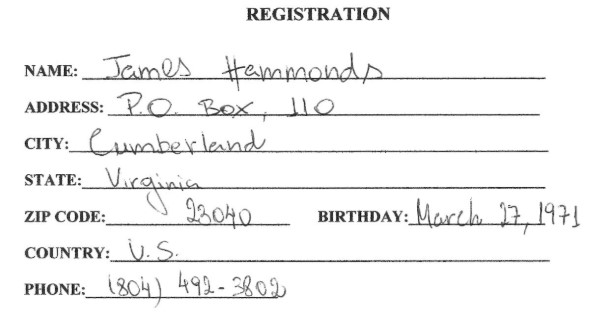
#> input picture Project_v2/document.jpg, 615 x 335 px
$ jupyter execute --allow-errors final2.ipynb
#> lines starting #> are read from the running program, lines starting #| are printed output that depends on the picture; after the words box and inside, x2 and y2 are one past the last pixel; in counts of white or black regions, pixels touching at a corner belong together; long printed decimals are rounded
[cell 1]
import cv2
import numpy as np
from skimage.filters import threshold_otsu
import matplotlib.pyplot as plt

[cell 2]
def removeLines(img):
#> called with img = 'document.jpg'
    image= cv2.imread(img,0) # reads image as grayscale
#> image is the input picture: shape (335, 615); min 17, max 255, mean 244

    # use gaussian filter to smooth the image
    binary= cv2.GaussianBlur(image,(3,3),10)
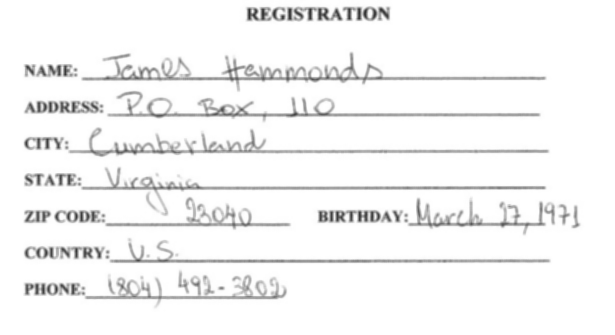
#> binary: shape (335, 615); min 46, max 255, mean 244


    # use otsu thresholding for accurate conversion to binary image
    thresh = threshold_otsu(image)
#> thresh = 182
    binary = image > thresh
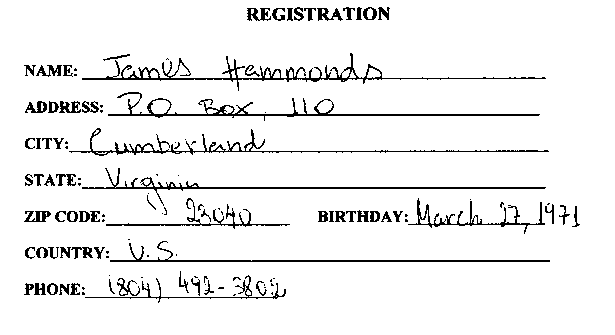
#> binary: shape (335, 615) bool; 93.7% white; black in thin lines or dots, all inside (x1, y1, x2, y2) = (24, 7, 580, 303)
    # convert binary image to uint8 with 255 as white and 0 as black
    binary = binary.astype(np.uint8)*255
    binary_inv = cv2.bitwise_not(binary)
    # Identifying the horizontal lines
    horizontal_kernel = cv2.getStructuringElement(cv2.MORPH_RECT, (50, 1))
    detected_lines = cv2.morphologyEx(binary_inv, cv2.MORPH_OPEN,
    horizontal_kernel, iterations=1)
#> detected_lines: shape (335, 615); 2% white in thin lines or dots, all inside (x1, y1, x2, y2) = (70, 78, 551, 298)

    # dialate the detected lines
    detected_lines = cv2.dilate(detected_lines, np.ones((3,2)), iterations=1)
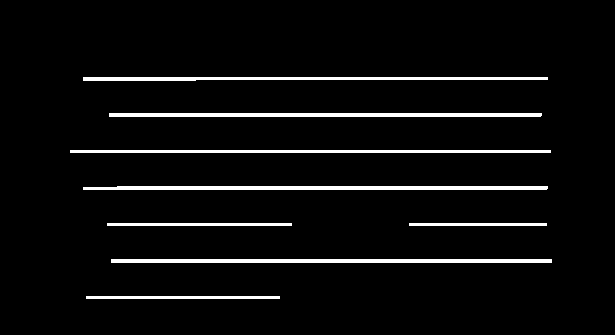
#> detected_lines: shape (335, 615); 4.8% white; 8 white regions, largest, box (x1, y1, x2, y2) and area: (83, 186, 548, 190) 1825, (111, 259, 552, 263) 1764, (109, 113, 542, 117) 1731

    # GaussianBlur the detected lines
    detected_lines= cv2.GaussianBlur(detected_lines,(3,3),10)
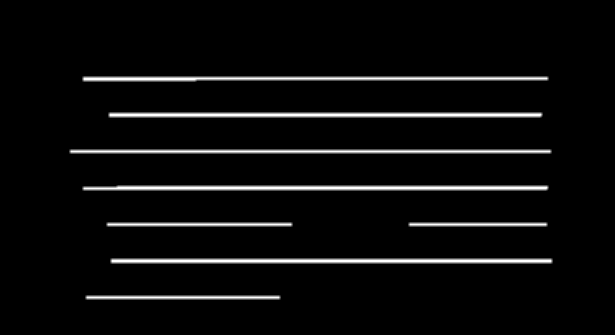
#> detected_lines: shape (335, 615); min 0, max 255, mean 12.2
    detected_lines_inv = cv2.bitwise_not(detected_lines)
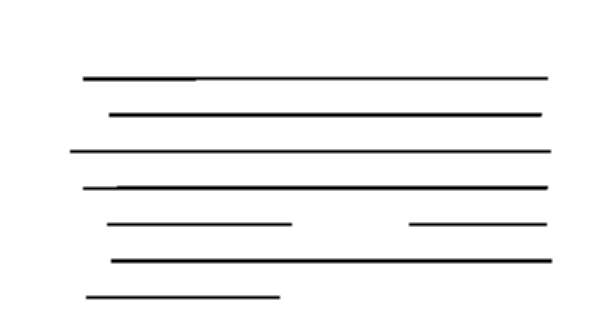
#> detected_lines_inv: shape (335, 615); min 0, max 255, mean 242.8

    plt.imshow(detected_lines, cmap='gray')
    plt.title('Detected Lines')
    plt.axis('off')
    plt.show()

    newimg= cv2.inpaint(image,detected_lines,2,cv2.INPAINT_TELEA)
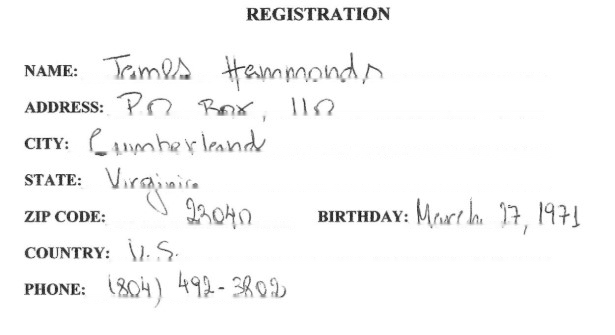
#> newimg: shape (335, 615); min 17, max 255, mean 247.8
    plt.imshow(newimg, cmap='gray',)
    plt.title('Inpainted Image')
    plt.axis('off')
    plt.show()

    # Save the inpainted image
    output1_path = 'output1.jpg'
    cv2.imwrite(output1_path, newimg)
    print("Inpainted image saved as:", output1_path)

    return newimg

[cell 3]
preprocessed=removeLines('document.jpg')

[cell 4]
import cv2
import numpy as np
import matplotlib.pyplot as plt

def text_segmentation(image_path):
    # Load the image
#> called with image_path = 'output1.jpg'
    image = cv2.imread(image_path)
#> image: shape (335, 615, 3); min 16, max 255, mean 247.7

    # Convert the image to grayscale
    gray = cv2.cvtColor(image, cv2.COLOR_BGR2GRAY)

    # Apply thresholding to obtain a binary image
    _, binary = cv2.threshold(gray, 0, 255, cv2.THRESH_BINARY_INV + cv2.THRESH_OTSU)
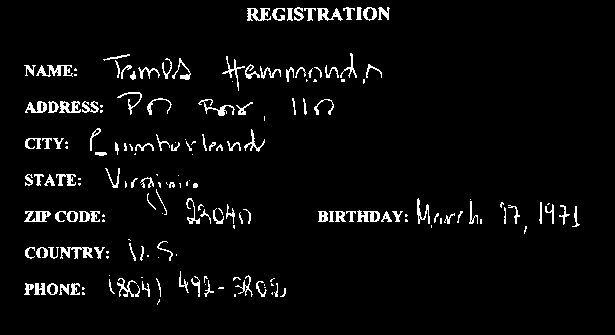
#> binary: shape (335, 615); 4.1% white in thin lines or dots, all inside (x1, y1, x2, y2) = (24, 7, 580, 305)

    # Find connected components
    num_labels, labels, stats, centroids = cv2.connectedComponentsWithStats(binary, connectivity=8)
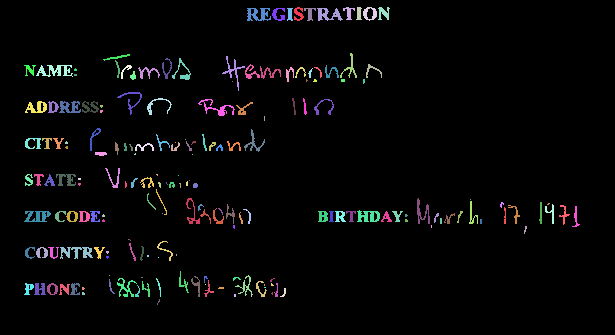
#> labels: shape (335, 615) int32; 186 distinct labels, from 0 to 185; one colour per label, 0 black
#> num_labels = 186; stats = 186 rows, first 6: [0, 0, 615, 335, 197546], [294, 7, 10, 14, 79], [343, 7, 12, 13, 67], [356, 7, 6, 13, 55], [363, 7, 14, 14, 100], [378, 7, 12, 13, 89]; centroids = 186 pairs, first value 28.17 to 575.5, second value 12.24 to 301.4

    # Initialize list to store word bounding boxes
    word_boxes = []
    for label in range(1, num_labels):
        x, y, w, h, area = stats[label]
        if area < 1:
            continue
        word_boxes.append((x, y, w, h))
        cv2.rectangle(image, (x, y), (x + w, y + h), (0, 255, 0), 2)
#> this loop made 185 passes
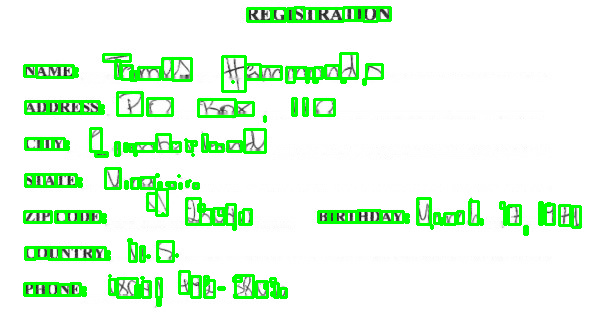
#> image: shape (335, 615, 3); mean B, G, R 228, 250.8, 228
#> after the loop, word_boxes = 185 items, first 6: (294, 7, 10, 14), (343, 7, 12, 13), (356, 7, 6, 13), (363, 7, 14, 14), (378, 7, 12, 13), (247, 8, 24, 13)

    plt.imshow(cv2.cvtColor(image, cv2.COLOR_BGR2RGB))
    plt.title('Segmented Text with Bounding Boxes')
    plt.axis('off')

    # Save the displayed image
    output2_path = 'output2.jpg'
    plt.savefig(output2_path)
    print("Segmented image with bounding boxes saved as:", output2_path)

    # Show the displayed image
    plt.show()

    # Save the segmented image with bounding boxes
    cv2.imwrite('output2_opencv.jpg', cv2.cvtColor(image, cv2.COLOR_BGR2RGB))
    print("Segmented image with bounding boxes saved as: output2_opencv.jpg")

    return word_boxes

[cell 5]
word_boxes=text_segmentation("output1.jpg");

[cell 6]
from sklearn.cluster import KMeans
import numpy as np

# Sample list of boxes in the format (x,y,w,h)
boxes = word_boxes
#> boxes has the same summary as word_boxes in text_segmentation

# Convert box coordinates to numpy array
box_coords = np.array([[x, y] for x, y, _, _ in boxes])
#> box_coords = 185 pairs, first value 24 to 572, second value 7 to 299

# Perform KMeans clustering for x-coordinates
kmeans_x = KMeans(n_clusters=3, random_state=0).fit(box_coords[:, 0].reshape(-1, 1))

# Get the labels assigned to each box for x-coordinates
x_labels = kmeans_x.labels_
#> x_labels = 185 values, max 2 at index 0, min 0 at index 4, mean 1.24

# Group boxes according to their x-coordinate labels
grouped_boxes = {}
for label, box in zip(x_labels, boxes):
    if label not in grouped_boxes:
        grouped_boxes[label] = []
    grouped_boxes[label].append(box)
#> this loop made 185 passes
#> (label, box) on passes 1 to 3: (2, (294, 7, 10, 14)), (2, (343, 7, 12, 13)), (2, (356, 7, 6, 13))
#> after the loop, grouped_boxes = 3 items

# For each group of boxes, perform clustering for y-coordinates
final_grouped_boxes = {}
for key, group in grouped_boxes.items():
    box_coords_y = np.array([[x, y] for x, y, _, _ in group])
    kmeans_y = KMeans(n_clusters=2, random_state=0).fit(box_coords_y[:, 1].reshape(-1, 1))
    y_labels = kmeans_y.labels_
    for sub_label, sub_box in zip(y_labels, group):
        final_grouped_boxes.setdefault((key, sub_label), []).append(sub_box)
#> this loop made 3 passes
#> key on passes 1 to 3: 2, 0, 1
#> after the loop, final_grouped_boxes = 6 items

print(final_grouped_boxes)
#> (printed output is left out)

[cell 7]
def findAverageWidth(word_boxes):
    # Initialize list to store the width of each word
    word_widths = []

    # Iterate over each word bounding box
    for box in word_boxes:
        x, y, w, h = box
        word_widths.append(w)
#> this loop made 185 passes
#> after the loop, word_widths = 185 values, max 37 at index 17, min 1 at index 35, mean 8.9

    # Calculate the average width of the words
    average_width = sum(word_widths) / len(word_widths)
#> average_width = 8.9

    return average_width

[cell 8]
half_width = findAverageWidth(word_boxes) / 2
#> half_width = 4.45
print("Half of the average width of the words:", half_width)
#| Half of the average width of the words: 4.451

[cell 9]
from more_itertools import split_when

def get_y_center(b):
#> called with b = (294, 7, 10, 14)
    up, down= b[0], b[2]
#> up = 294; down = 10
    return (up + down) / 2

def not_vertically_overlapping(b1, b2):
    up1, down1 = b1[0], b1[2]
    up2, down2 = b2[0], b2[2]
    return down1 < up2 or (down1 - up2) < (up2 - up1)

def groupbyrow(boxes):
    sorted_boxes = sorted(boxes, key=get_y_center)
#> sorted_boxes = 185 items, first 6: (25, 174, 8, 12), (24, 283, 10, 12), (25, 247, 10, 12), (24, 65, 12, 11), (25, 138, 16, 11), (34, 174, 10, 12)
    return list(split_when(sorted_boxes, not_vertically_overlapping))

[cell 10]
rows = groupbyrow(word_boxes)
#> rows = 185 items
print(rows)
#> (printed output is left out)
import matplotlib.colors as mcolors

def draw_box(box, colour):
    u,l,d,r = box
    xs = [l, r, r, l, l]
    ys = [u, u, d, d, u]
    plt.plot(xs, ys, colour)

colours = list(mcolors.CSS4_COLORS.keys())

#> (the rest of this cell did not finish here and is left out)

[cell 11]
def combineLetterIntoWords(boxes):
    half_width = findAverageWidth(boxes) / 2
#> the loop in findAverageWidth (call 2), `for box in word_boxes:` made 185 passes
    words = []

    # group boxes by x-coordinate
    grouped_boxes = {}

[cell 12]
combineLetterIntoWords(word_boxes)

[cell 13]
def drawBoundingBoxes(image_path, boxes, output_path):
    # Load the image
#> called with image_path = 'output1.jpg', output_path = 'output3.jpg'
    image = cv2.imread(image_path)

    # Draw bounding boxes around the words
    for word in boxes:
        x, y, w, h = word[0]
        cv2.rectangle(image, (x, y), (word[-1][0] + word[-1][2], word[-1][1] + word[-1][3]), (0, 255, 0), 2)

    # Save the image with bounding boxes
    cv2.imwrite(output_path, image)
    print("Image with bounding boxes saved as:", output_path)

#> (the rest of this cell did not finish here and is left out)

[cell 14]
# display the word boxes using plt

def display_word_boxes(image_path, word_boxes):
    # Load the image
#> called with image_path = 'output1.jpg'
    word_boxes.sort(key=lambda x: (x[1]*10+x[0]))
    # [13 lines of commented-out code are left out]
    print(word_boxes)
    image = cv2.imread(image_path)

    # Draw bounding boxes around the words
    for box in word_boxes[:35]:
        x, y, w, h = box
        cv2.rectangle(image, (x, y), (x + w, y + h), (0, 255, 0), 2)
#> this loop made 35 passes
#> box on passes 1 to 12: (247, 8, 24, 13), (272, 8, 13, 13), (294, 7, 10, 14), (287, 8, 6, 13), (304, 8, 12, 13), (317, 8, 26, 13), (343, 7, 12, 13), (356, 7, 6, 13), (363, 7, 14, 14), (378, 7, 12, 13), (103, 54, 27, 7), (24, 65, 12, 11)
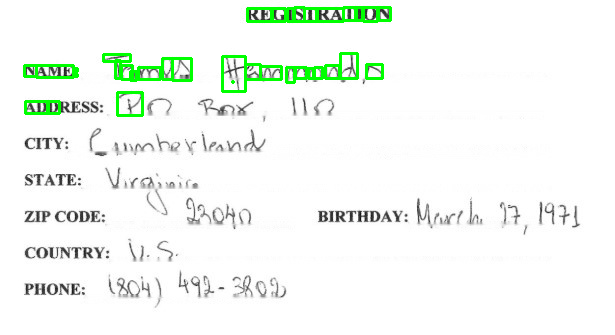
#> image: shape (335, 615, 3); mean B, G, R 242.4, 248.5, 242.4

    # Display the image
    plt.imshow(cv2.cvtColor(image, cv2.COLOR_BGR2RGB))
    plt.title('Segmented Words with Bounding Boxes')
    plt.axis('off')
    plt.show()

display_word_boxes("output1.jpg", word_boxes)

$ run again, with Project_v2/Gujarati/1.jpg copied over Project_v2/document.jpg
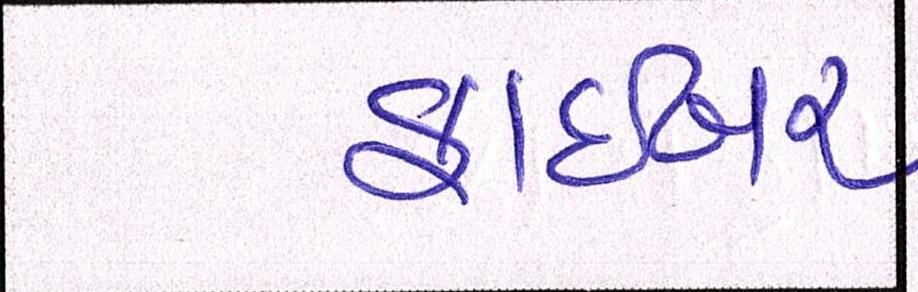
#> input picture Project_v2/Gujarati/1.jpg, 918 x 292 px
#> thresh = 157
#> binary_inv: shape (292, 918); 9.2% white; 40 white regions (35 under 20 px), largest, box (x1, y1, x2, y2) and area: (546, 44, 767, 187) 7618, (391, 0, 918, 292) 7572, (343, 75, 478, 205) 5218, (0, 0, 516, 292) 3113, (506, 70, 524, 192) 1066
#> in text_segmentation, `num_labels, labels, stats, centroids = cv2.connectedComponentsWithStat..`:
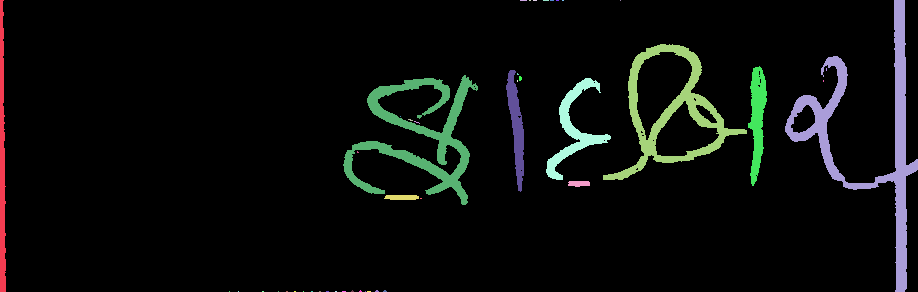
#> labels: shape (292, 918) int32; 46 distinct labels, from 0 to 45; one colour per label, 0 black
#> num_labels = 46; stats = 46 rows, first 6: [3, 0, 915, 292, 247763], [0, 0, 6, 292, 1337], [520, 0, 7, 1, 7], [529, 0, 2, 1, 2], [533, 0, 4, 1, 4], [543, 0, 6, 1, 6]; centroids = 46 pairs, first value 1.87 to 869, second value 0 to 291
#> the loop in text_segmentation, `for label in range(1, num_labels):` made 45 passes
#> (x, y, w, h, area) on passes 1, 10, 11, 12, 14, 16, 18, 25: (0, 0, 6, 292, 1337), (785, 0, 133, 292, 5846), (603, 44, 144, 136, 4063), (748, 66, 19, 120, 1282), (506, 70, 18, 122, 1073), (343, 75, 135, 130, 4745), (546, 78, 65, 102, 1557), (568, 181, 22, 6, 112)
#> after the loop in text_segmentation, `for label in range(1, num_labels):`: word_boxes = 45 items, first 6: (0, 0, 6, 292), (520, 0, 7, 1), (529, 0, 2, 1), (533, 0, 4, 1), (543, 0, 6, 1), (550, 0, 4, 1)
#> boxes has the same summary as word_boxes in text_segmentation
#> box_coords = 45 pairs, first value 0 to 826, second value 0 to 291
#> x_labels = 45 values, max 2 at index 9, min 0 at index 1, mean 0.756
#> the loop `for label, box in zip(x_labels, boxes):` made 45 passes
#> (label, box) on passes 1 to 8: (1, (0, 0, 6, 292)), (0, (520, 0, 7, 1)), (0, (529, 0, 2, 1)), (0, (533, 0, 4, 1)), (0, (543, 0, 6, 1)), (0, (550, 0, 4, 1)), (0, (556, 0, 3, 1)), (0, (562, 0, 2, 1))
#> after the loop `for label, box in zip(x_labels, boxes):`: grouped_boxes = 3 items
#> the loop `for key, group in grouped_boxes.items():` made 3 passes
#> key on pass 1: 1
#> after the loop `for key, group in grouped_boxes.items():`: final_grouped_boxes = 6 items
#> (printed output is left out)
#> the loop in findAverageWidth, `for box in word_boxes:` made 45 passes
#> after the loop in findAverageWidth, `for box in word_boxes:`: word_widths = 45 values, max 144 at index 10, min 1 at index 8, mean 14.93
#> average_width = 14.93
#> half_width = 7.47
#| Half of the average width of the words: 7.467
#> up = 0; down = 6
#> sorted_boxes = 45 items, first 6: (0, 0, 6, 292), (229, 291, 1, 1), (238, 291, 1, 1), (262, 291, 2, 1), (278, 291, 1, 1), (286, 291, 2, 1)
#> rows = 45 items
#> (printed output is left out)
#> the loop `for i,row in enumerate(rows):` made 45 passes
#> the loop in findAverageWidth (call 2), `for box in word_boxes:` made 45 passes
#> (printed output is left out)
#> the loop in display_word_boxes, `for box in word_boxes[:35]:` made 35 passes
#> after the loop in display_word_boxes, `for box in word_boxes[:35]:`:
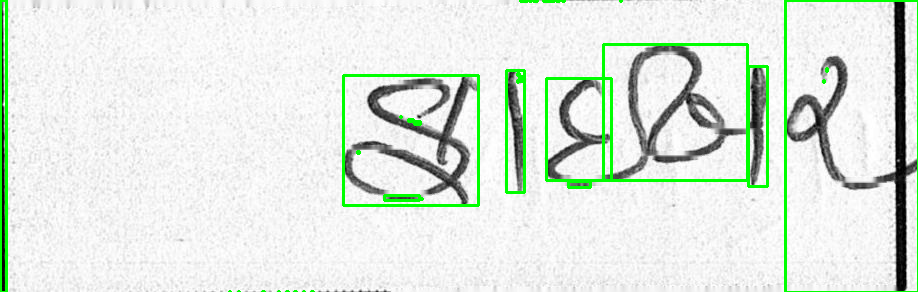
#> image: shape (292, 918, 3); mean B, G, R 223.3, 232.3, 223.3
